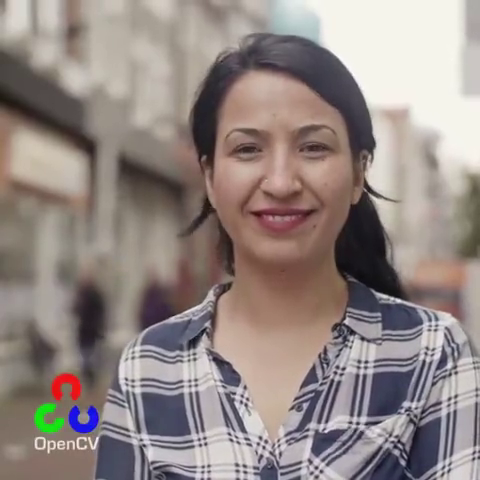
#> input picture frame 42 of smile_detection/smile.mp4, 480 x 480 px, given in place of focus-test.mp4, which was not available
$ jupyter execute Autofocus-assignment.ipynb   (shell and % lines are left out)   (older library calls are emulated)   (text cells are left out)
#> lines starting #> are read from the running program, lines starting #| are printed output that depends on the picture; pictures that were not available may be replaced by others from this repository, and a replacement may not be noted
[cell 1]
# Import modules
import cv2
import matplotlib.pyplot as plt
import numpy as np

[cell 2]
import matplotlib
matplotlib.rcParams['figure.figsize'] = (10.0, 10.0)
matplotlib.rcParams['image.interpolation'] = 'bilinear'

[cell 3]
# Implement Variance of absolute values of Laplacian

def var_abs_laplacian(image):
    laplacian = cv2.Laplacian(image, cv2.CV_32F, ksize = 3, scale = 1, delta = 0) #calculate laplacian
    mean_abs_laplacian = np.mean(np.abs(laplacian)) #calculate mean of absolute values of laplacian
    variance_of_abs_vals = np.var(np.abs(laplacian-mean_abs_laplacian)) #calculate variance of absolute values of (laplacian-mean_abs_laplacian)
    return variance_of_abs_vals

[cell 4]
# Implement Sum Modified Laplacian

def sum_modified_laplacian(im):
    kernel_x = np.array([[0,0,0],[-1,2,-1],[0,0,0]])
    kernel_y = np.array([[0,-1,0],[0,2,0],[0,-1,0]])
    laplacian_x = cv2.filter2D(im, -1, kernel_x, (-1, -1), delta=0, borderType=cv2.BORDER_DEFAULT)
    laplacian_y = cv2.filter2D(im, -1, kernel_y, (-1, -1), delta=0, borderType=cv2.BORDER_DEFAULT)
    modified_laplacian = np.abs(laplacian_x)+np.abs(laplacian_y)
    sum_modified_laplacian = np.sum(modified_laplacian)
    return sum_modified_laplacian

[cell 5]
# Read input video filename
filename = 'focus-test.mp4'

# Create a VideoCapture object
cap = cv2.VideoCapture(filename)

# Read first frame from the video
ret, frame = cap.read()
#> frame is the input picture: shape (480, 480, 3); mean B, G, R 132.2, 136, 147.7

# Display total number of frames in the video
print("Total number of frames : {}".format(int(cap.get(cv2.CAP_PROP_FRAME_COUNT))))

maxV1 = 0
maxV2 = 0

# Frame with maximum measure of focus
# Obtained using methods 1 and 2
bestFrame1 = 0
bestFrame2 = 0

# Frame ID of frame with maximum measure
# of focus
# Obtained using methods 1 and 2
bestFrameId1 = 0
bestFrameId2 = 0

# Get measures of focus from both methods
val1 = var_abs_laplacian(frame)
#> in var_abs_laplacian, `laplacian = cv2.Laplacian(image, cv2.CV_32F, ksize = 3, scale = 1, del..`:
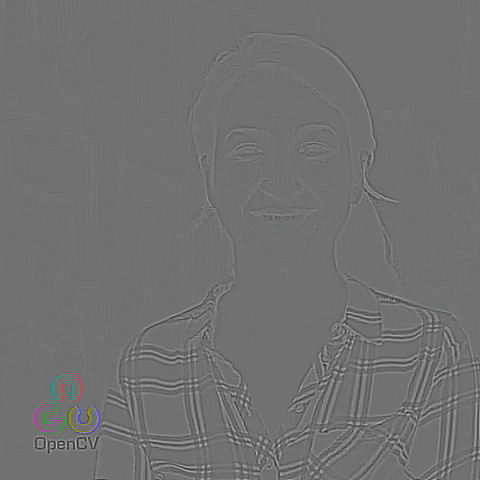
#> laplacian: shape (480, 480, 3) float32; mean B, G, R 0, 0, 0; drawn with min black and max white
#> in var_abs_laplacian, `mean_abs_laplacian = np.mean(np.abs(laplacian))`: mean_abs_laplacian = 25.38
#> in var_abs_laplacian, `variance_of_abs_vals = np.var(np.abs(laplacian-mean_abs_laplacian))`: variance_of_abs_vals = 2165.1
#> val1 = 2165.1
val2 = sum_modified_laplacian(frame)
#> in sum_modified_laplacian, `laplacian_x = cv2.filter2D(im, -1, kernel_x, (-1, -1), delta=0, border..`:
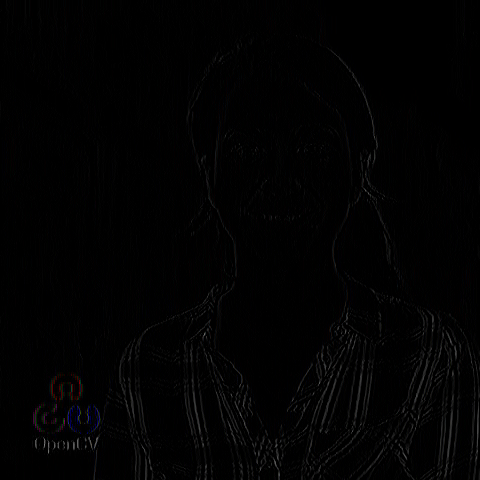
#> laplacian_x: shape (480, 480, 3); mean B, G, R 2.2, 2, 2.1
#> in sum_modified_laplacian, `laplacian_y = cv2.filter2D(im, -1, kernel_y, (-1, -1), delta=0, border..`:
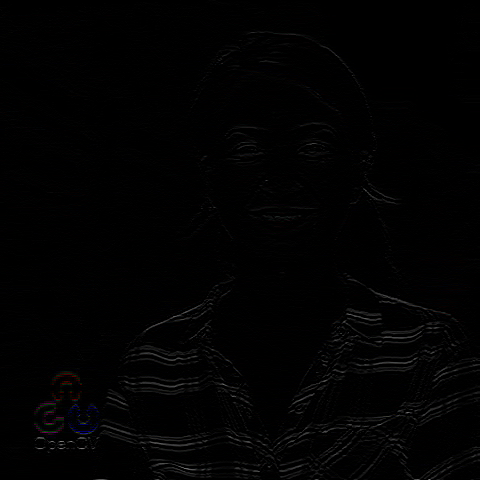
#> laplacian_y: shape (480, 480, 3); mean B, G, R 2.1, 2, 2.1
#> in sum_modified_laplacian, `sum_modified_laplacian = np.sum(modified_laplacian)`: sum_modified_laplacian = 2866509
#> val2 = 2866509

# Specify the ROI for flower in the frame
# UPDATE THE VALUES BELOW
top = 410
left = 1050
bottom = frame.shape[0]
#> bottom = 480
right = 650

# Iterate over all the frames present in the video
while(ret):
    # Crop the flower region out of the frame
    flower = frame[left:right, top:bottom]
#> flower = empty array
    # Get measures of focus from both methods
    val1 = var_abs_laplacian(frame)
    val2 = sum_modified_laplacian(frame)

    # If the current measure of focus is greater
    # than the current maximum
    if val1 > maxV1 :
        # Revise the current maximum
        maxV1 = val1
#> maxV1 = 2165.1
        # Get frame ID of the new best frame
        bestFrameId1 = int(cap.get(cv2.CAP_PROP_POS_FRAMES))
        # Revise the new best frame
        bestFrame1 = frame.copy()
        print("Frame ID of the best frame [Method 1]: {}".format(bestFrameId1))

    # If the current measure of focus is greater
    # than the current maximum
    if val2 > maxV2 :
        # Revise the current maximum
        maxV2 = val2
#> maxV2 = 2866509
        # Get frame ID of the new best frame
        bestFrameId2 = int(cap.get(cv2.CAP_PROP_POS_FRAMES))
        # Revise the new best frame
        bestFrame2 = frame.copy()
        print("Frame ID of the best frame [Method 2]: {}".format(bestFrameId1))

    # Read a new frame
    ret, frame = cap.read()


print("================================================")
# Print the Frame ID of the best frame
print("Frame ID of the best frame [Method 1]: {}".format(bestFrameId1))
print("Frame ID of the best frame [Method 2]: {}".format(bestFrameId2))

# Release the VideoCapture object
cap.release()

# Stack the best frames obtained using both methods
out = np.hstack((bestFrame1, bestFrame2))

# Display the stacked frames
plt.figure()
plt.imshow(out[:,:,::-1]);
plt.axis('off');

$ run again, starting later in the video
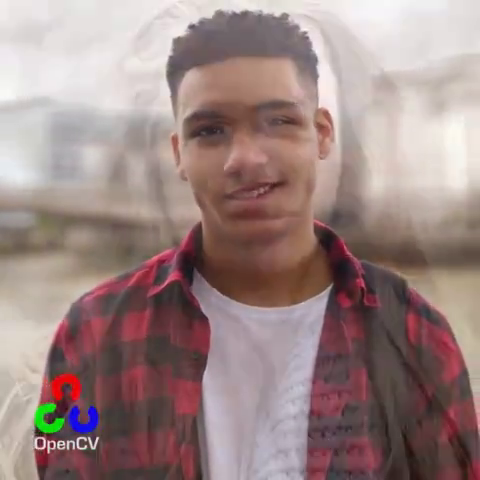
#> input picture frame 192 of smile_detection/smile.mp4, 480 x 480 px, given in place of focus-test.mp4, which was not available
#> frame is the input picture: shape (480, 480, 3); mean B, G, R 132, 134.3, 156.6
#> in var_abs_laplacian, `laplacian = cv2.Laplacian(image, cv2.CV_32F, ksize = 3, scale = 1, del..`:
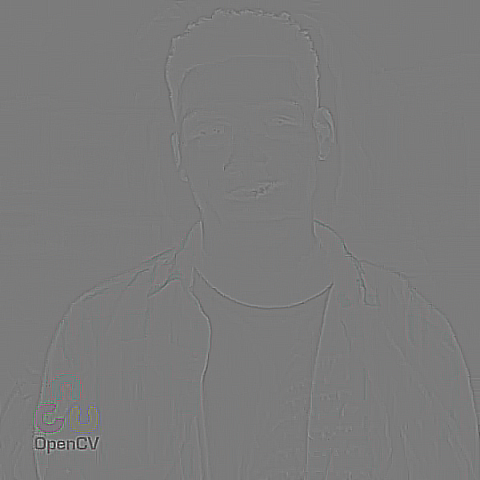
#> laplacian: shape (480, 480, 3) float32; mean B, G, R 0, 0, 0; drawn with min black and max white
#> mean_abs_laplacian = 13.32
#> variance_of_abs_vals = 880.6
#> in sum_modified_laplacian, `laplacian_x = cv2.filter2D(im, -1, kernel_x, (-1, -1), delta=0, border..`:
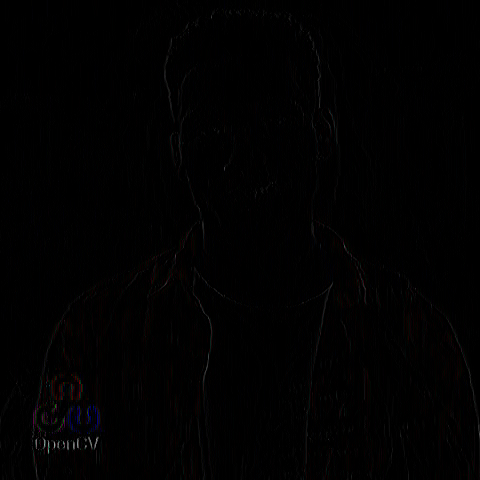
#> laplacian_x: shape (480, 480, 3); mean B, G, R 1.2, 1.1, 1.4
#> sum_modified_laplacian = 1579995
#> flower = empty array
#> maxV1 = 880.6
#> maxV2 = 1579995

$ run again, starting later in the video
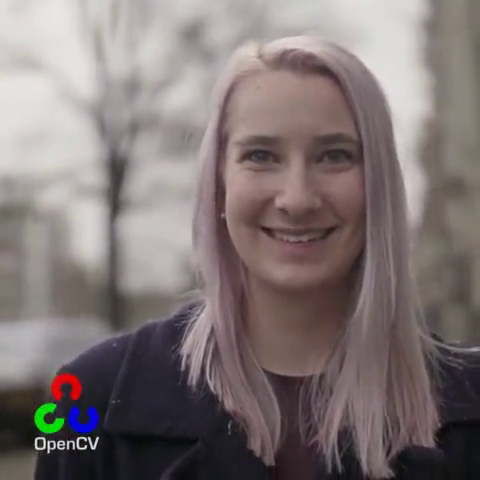
#> input picture frame 341 of smile_detection/smile.mp4, 480 x 480 px, given in place of focus-test.mp4, which was not available
#> frame is the input picture: shape (480, 480, 3); mean B, G, R 116.6, 117, 127.5
#> mean_abs_laplacian = 12.48
#> variance_of_abs_vals = 1060.9
#> in sum_modified_laplacian, `laplacian_x = cv2.filter2D(im, -1, kernel_x, (-1, -1), delta=0, border..`:
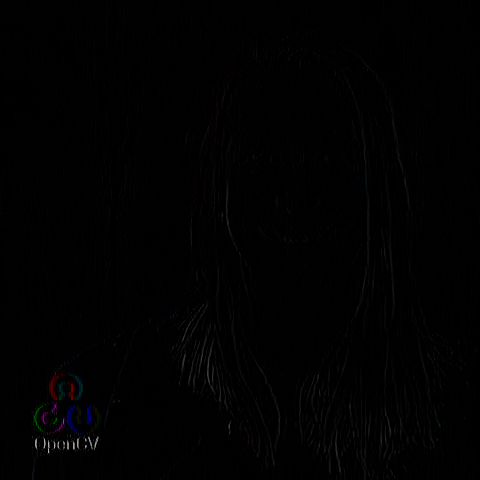
#> laplacian_x: shape (480, 480, 3); mean B, G, R 1.3, 1.2, 1.3
#> sum_modified_laplacian = 1498792
#> flower = empty array
#> maxV1 = 1060.9
#> maxV2 = 1498792
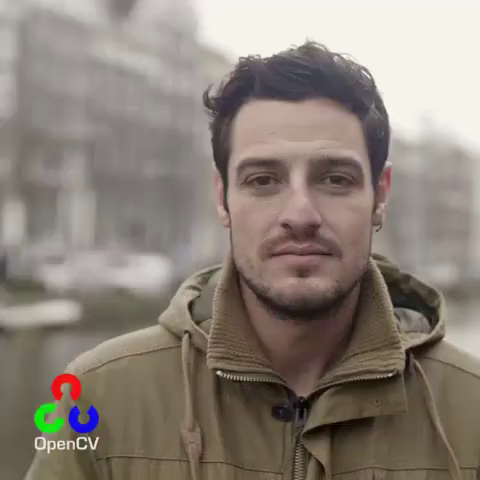
#> input picture frame 342 of smile_detection/smile.mp4, 480 x 480 px, given in place of focus-test.mp4, which was not available
#> frame is the input picture: shape (480, 480, 3); mean B, G, R 120.2, 129.5, 139
